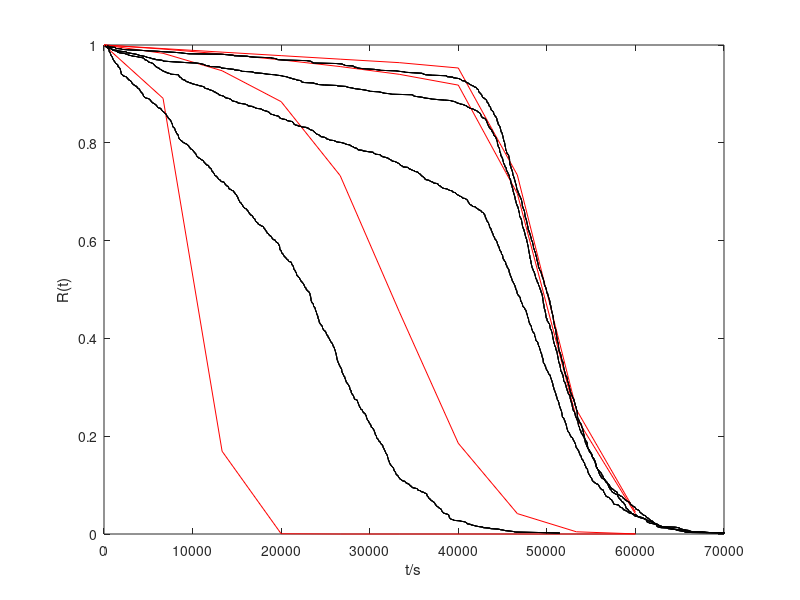

The MATLAB script that drew this image:
% compare the results obtained by A1 & A2
clear; clc; close all;
addpath('C:\Users\Zhiguo ZENG\Documents\MATLAB\MengfeiFan_RESS\MC-DCFP-comparison\A1_R function')
addpath('C:\Users\Zhiguo ZENG\Documents\MATLAB\MengfeiFan_RESS\MC-DCFP-comparison\A2_failure time')
% Results obtained by A1: R function
load('Rfunction.mat','R_0','R_1','R_2','R_3','t');

plot(t,R_0,'r-',t,R_1,'r-',t,R_2,'r-',t,R_3,'r-');
hold on;

% Results obtained by A2: failure time
load('ft.mat','R','T');
plot(T(:,1),R,'k-',T(:,2),R,'k-',T(:,3),R,'k-',T(:,4),R,'k-');

xlabel('t/s')
ylabel('R(t)')
axis([0 7e4 0 1])
